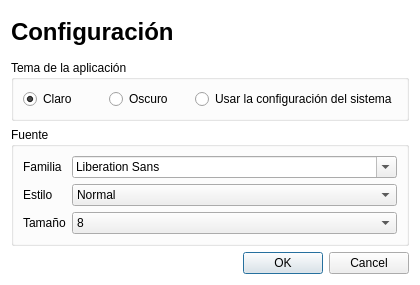
<?xml version="1.0" encoding="UTF-8"?>
<ui version="4.0">
 <class>Dialog</class>
 <widget class="QDialog" name="Dialog">
  <property name="geometry">
   <rect>
    <x>0</x>
    <y>0</y>
    <width>420</width>
    <height>285</height>
   </rect>
  </property>
  <property name="minimumSize">
   <size>
    <width>420</width>
    <height>285</height>
   </size>
  </property>
  <property name="maximumSize">
   <size>
    <width>420</width>
    <height>285</height>
   </size>
  </property>
  <property name="windowTitle">
   <string>Configuración</string>
  </property>
  <property name="styleSheet">
   <string notr="true">QDialog { background: white; }</string>
  </property>
  <layout class="QVBoxLayout" name="verticalLayout">
   <item>
    <widget class="QLabel" name="title">
     <property name="maximumSize">
      <size>
       <width>16777215</width>
       <height>120</height>
      </size>
     </property>
     <property name="text">
      <string>&lt;html&gt;&lt;head/&gt;&lt;body&gt;&lt;p&gt;&lt;span style=&quot; font-size:18pt; font-weight:700; color:#000000;&quot;&gt;Configuración&lt;/span&gt;&lt;/p&gt;&lt;/body&gt;&lt;/html&gt;</string>
     </property>
    </widget>
   </item>
   <item>
    <widget class="QGroupBox" name="theme_group_box">
     <property name="maximumSize">
      <size>
       <width>16777215</width>
       <height>70</height>
      </size>
     </property>
     <property name="styleSheet">
      <string notr="true">b</string>
     </property>
     <property name="title">
      <string>Tema de la aplicación</string>
     </property>
     <layout class="QHBoxLayout" name="horizontalLayout">
      <item>
       <widget class="QRadioButton" name="light_radio_button">
        <property name="text">
         <string>Claro</string>
        </property>
        <property name="checked">
         <bool>true</bool>
        </property>
       </widget>
      </item>
      <item>
       <widget class="QRadioButton" name="dark_radio_button">
        <property name="text">
         <string>Oscuro</string>
        </property>
       </widget>
      </item>
      <item>
       <widget class="QRadioButton" name="system_radio_button">
        <property name="text">
         <string>Usar la configuración del sistema</string>
        </property>
       </widget>
      </item>
     </layout>
    </widget>
   </item>
   <item>
    <widget class="QGroupBox" name="font_group_box">
     <property name="title">
      <string>Fuente</string>
     </property>
     <layout class="QFormLayout" name="formLayout">
      <item row="0" column="0">
       <widget class="QLabel" name="family_label">
        <property name="text">
         <string>Familia</string>
        </property>
       </widget>
      </item>
      <item row="0" column="1">
       <widget class="QFontComboBox" name="family_combo_box"/>
      </item>
      <item row="1" column="0">
       <widget class="QLabel" name="style_label">
        <property name="text">
         <string>Estilo</string>
        </property>
       </widget>
      </item>
      <item row="1" column="1">
       <widget class="QComboBox" name="style_combo_box">
        <item>
         <property name="text">
          <string>Normal</string>
         </property>
        </item>
       </widget>
      </item>
      <item row="2" column="0">
       <widget class="QLabel" name="size_label">
        <property name="text">
         <string>Tamaño</string>
        </property>
       </widget>
      </item>
      <item row="2" column="1">
       <widget class="QComboBox" name="size_combo_box">
        <item>
         <property name="text">
          <string>8</string>
         </property>
        </item>
        <item>
         <property name="text">
          <string>9</string>
         </property>
        </item>
        <item>
         <property name="text">
          <string>10</string>
         </property>
        </item>
        <item>
         <property name="text">
          <string>11</string>
         </property>
        </item>
        <item>
         <property name="text">
          <string>12</string>
         </property>
        </item>
        <item>
         <property name="text">
          <string>14</string>
         </property>
        </item>
        <item>
         <property name="text">
          <string>16</string>
         </property>
        </item>
        <item>
         <property name="text">
          <string>18</string>
         </property>
        </item>
        <item>
         <property name="text">
          <string>20</string>
         </property>
        </item>
        <item>
         <property name="text">
          <string>22</string>
         </property>
        </item>
        <item>
         <property name="text">
          <string>24</string>
         </property>
        </item>
        <item>
         <property name="text">
          <string>26</string>
         </property>
        </item>
        <item>
         <property name="text">
          <string>28</string>
         </property>
        </item>
        <item>
         <property name="text">
          <string>36</string>
         </property>
        </item>
        <item>
         <property name="text">
          <string>48</string>
         </property>
        </item>
        <item>
         <property name="text">
          <string>72</string>
         </property>
        </item>
       </widget>
      </item>
     </layout>
    </widget>
   </item>
   <item>
    <widget class="QDialogButtonBox" name="button_box">
     <property name="orientation">
      <enum>Qt::Horizontal</enum>
     </property>
     <property name="standardButtons">
      <set>QDialogButtonBox::Cancel|QDialogButtonBox::Ok</set>
     </property>
    </widget>
   </item>
  </layout>
 </widget>
 <resources/>
 <connections>
  <connection>
   <sender>button_box</sender>
   <signal>accepted()</signal>
   <receiver>Dialog</receiver>
   <slot>accept()</slot>
   <hints>
    <hint type="sourcelabel">
     <x>248</x>
     <y>254</y>
    </hint>
    <hint type="destinationlabel">
     <x>157</x>
     <y>274</y>
    </hint>
   </hints>
  </connection>
  <connection>
   <sender>button_box</sender>
   <signal>rejected()</signal>
   <receiver>Dialog</receiver>
   <slot>reject()</slot>
   <hints>
    <hint type="sourcelabel">
     <x>316</x>
     <y>260</y>
    </hint>
    <hint type="destinationlabel">
     <x>286</x>
     <y>274</y>
    </hint>
   </hints>
  </connection>
 </connections>
</ui>
